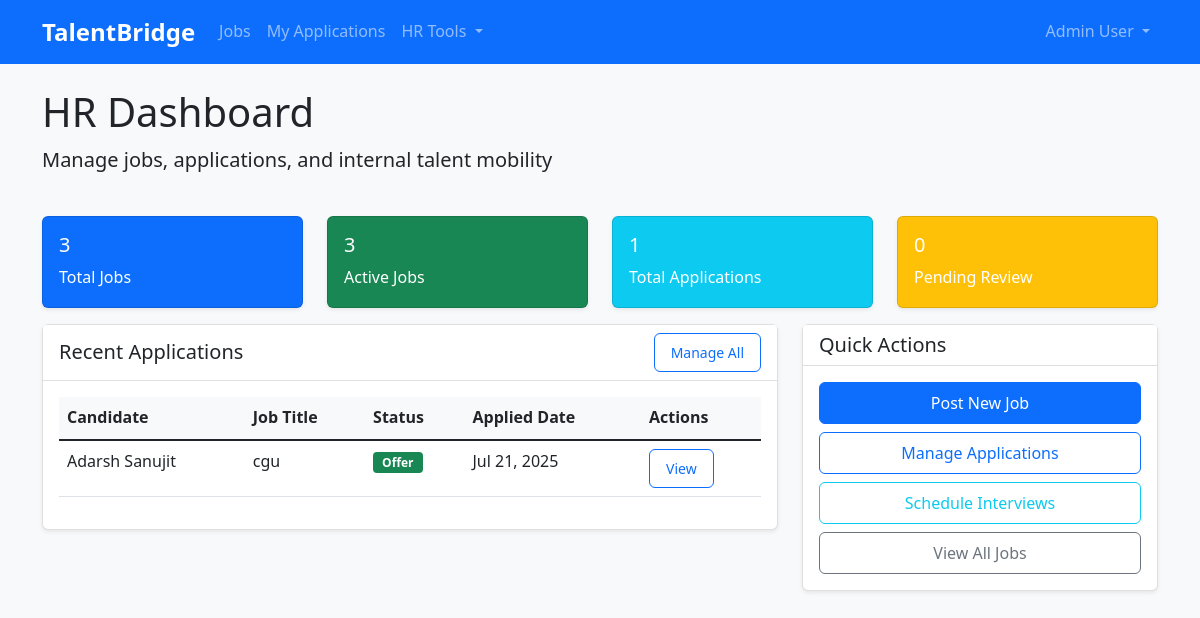
The page /jobs/hr-dashboard (signed in) on the database its author committed.
### app/models.py (models this page shows, shortened)
class User(UserMixin, db.Model):
    id = db.Column(db.Integer, primary_key=True)
    username = db.Column(db.String(80), unique=True, nullable=False)
    email = db.Column(db.String(120), unique=True, nullable=False)
    password = db.Column(db.String(120), nullable=False)
    role = db.Column(db.String(20), nullable=False, default='employee')
    first_name = db.Column(db.String(50), nullable=False)
    last_name = db.Column(db.String(50), nullable=False)
    department = db.Column(db.String(100))
    location = db.Column(db.String(100))
    skills = db.Column(db.Text)
    phone = db.Column(db.String(20))
    resume_filename = db.Column(db.String(200))
    created_at = db.Column(db.DateTime, default=datetime.utcnow)
    applications = db.relationship('Application', backref='applicant', lazy=True)
    posted_jobs = db.relationship('Job', backref='posted_by_user', lazy=True)
    def get_full_name(self):
        return f"{self.first_name} {self.last_name}"

class Application(db.Model):
    id = db.Column(db.Integer, primary_key=True)
    job_id = db.Column(db.Integer, db.ForeignKey('job.id'), nullable=False)
    user_id = db.Column(db.Integer, db.ForeignKey('user.id'), nullable=False)
    cover_letter = db.Column(db.Text)
    resume_filename = db.Column(db.String(200))
    status = db.Column(db.String(20), default='submitted')
    applied_at = db.Column(db.DateTime, default=datetime.utcnow)
    updated_at = db.Column(db.DateTime, default=datetime.utcnow, onupdate=datetime.utcnow)
    hr_notes = db.Column(db.Text)
    interviews = db.relationship('Interview', backref='application', lazy=True, cascade='all, delete-orphan')

class Job(db.Model):
    id = db.Column(db.Integer, primary_key=True)
    title = db.Column(db.String(200), nullable=False)
    department = db.Column(db.String(100), nullable=False)
    location = db.Column(db.String(100), nullable=False)
    description = db.Column(db.Text, nullable=False)
    requirements = db.Column(db.Text)
    skills_required = db.Column(db.Text)
    salary_range = db.Column(db.String(100))
    job_type = db.Column(db.String(50), default='Full-time')
    status = db.Column(db.String(20), default='active')
    deadline = db.Column(db.DateTime)
    posted_by = db.Column(db.Integer, db.ForeignKey('user.id'), nullable=False)
    created_at = db.Column(db.DateTime, default=datetime.utcnow)
    updated_at = db.Column(db.DateTime, default=datetime.utcnow, onupdate=datetime.utcnow)
    applications = db.relationship('Application', backref='job', lazy=True, cascade='all, delete-orphan')

### app/routes/jobs.py (the view)
@jobs_bp.route('/hr-dashboard')
@login_required
def hr_dashboard():
    if current_user.role not in ['hr', 'manager']:
        flash('Access denied', 'danger')
        return redirect(url_for('jobs.employee_dashboard'))
    total_jobs = Job.query.count()
    active_jobs = Job.query.filter_by(status='active').count()
    total_applications = Application.query.count()
    pending_applications = Application.query.filter_by(status='submitted').count()
    recent_applications = Application.query.order_by(Application.applied_at.desc()).limit(10).all()
    stats = {
        'total_jobs': total_jobs,
        'active_jobs': active_jobs,
        'total_applications': total_applications,
        'pending_applications': pending_applications
    }
    return render_template('dashboard/hr_dashboard.html',
                         stats=stats, recent_applications=recent_applications)

### app/templates/dashboard/hr_dashboard.html (shortened to what this page needs)
{% extends "base.html" %}
{% block content %}
<div class="row">
    <div class="col-12">
        <h1>HR Dashboard</h1>
        <p class="lead">Manage jobs, applications, and internal talent mobility</p>
    </div>
</div>
<div class="row mt-4">
    <div class="col-lg-3 col-md-6 mb-3">
        <div class="card bg-primary text-white">
            <div class="card-body">
                <h5 class="card-title">{{ stats.total_jobs }}</h5>
                <p class="card-text">Total Jobs</p>
            </div>
        </div>
    </div>
    <div class="col-lg-3 col-md-6 mb-3">
        <div class="card bg-success text-white">
            <div class="card-body">
                <h5 class="card-title">{{ stats.active_jobs }}</h5>
                <p class="card-text">Active Jobs</p>
            </div>
        </div>
    </div>
    <div class="col-lg-3 col-md-6 mb-3">
        <div class="card bg-info text-white">
            <div class="card-body">
                <h5 class="card-title">{{ stats.total_applications }}</h5>
                <p class="card-text">Total Applications</p>
            </div>
        </div>
    </div>
    <div class="col-lg-3 col-md-6 mb-3">
        <div class="card bg-warning text-white">
            <div class="card-body">
                <h5 class="card-title">{{ stats.pending_applications }}</h5>
                <p class="card-text">Pending Review</p>
            </div>
        </div>
    </div>
</div>
<div class="row">
    <div class="col-lg-8">
        <div class="card">
            <div class="card-header d-flex justify-content-between align-items-center">
                <h5 class="mb-0">Recent Applications</h5>
                <a href="{{ url_for('applications.manage_applications') }}" class="btn btn-outline-primary btn-sm">Manage All</a>
            </div>
            <div class="card-body">
                {% if recent_applications %}
                <div class="table-responsive">
                    <table class="table table-hover">
                        <thead>
                            <tr>
                                <th>Candidate</th>
                                <th>Job Title</th>
                                <th>Status</th>
                                <th>Applied Date</th>
                                <th>Actions</th>
                            </tr>
                        </thead>
                        <tbody>
                            {% for application in recent_applications %}
                            <tr>
                                <td>{{ application.applicant.get_full_name() }}</td>
                                <td>{{ application.job.title }}</td>
                                <td>
                                    <span class="badge bg-{% if application.status == 'submitted' %}secondary{% elif application.status == 'interview' %}warning{% elif application.status == 'offer' %}success{% else %}danger{% endif %}">
                                        {{ application.status.title() }}
                                    </span>
                                </td>
                                <td>{{ application.applied_at.strftime('%b %d, %Y') }}</td>
                                <td>
                                    <a href="{{ url_for('applications.application_detail', application_id=application.id) }}" class="btn btn-outline-primary btn-sm">View</a>
                                </td>
                            </tr>
                            {% endfor %}
                        </tbody>
                    </table>
                </div>
                {% else %}
                <p class="text-muted">No recent applications.</p>
                {% endif %}
            </div>
        </div>
    </div>
    <div class="col-lg-4">
        <div class="card">
            <div class="card-header">
                <h5 class="mb-0">Quick Actions</h5>
            </div>
            <div class="card-body">
                <div class="d-grid gap-2">
                    <a href="{{ url_for('jobs.post_job') }}" class="btn btn-primary">Post New Job</a>
                    <a href="{{ url_for('applications.manage_applications') }}" class="btn btn-outline-primary">Manage Applications</a>
                    <a href="{{ url_for('interviews.interview_list') }}" class="btn btn-outline-info">Schedule Interviews</a>
                    <a href="{{ url_for('jobs.job_list') }}" class="btn btn-outline-secondary">View All Jobs</a>
                </div>
            </div>
        </div>
    </div>
</div>
{% endblock %}

### app/templates/base.html (shortened to what this page needs)
<!DOCTYPE html>
<html lang="en">
<head>
    <link href="https://cdn.jsdelivr.net/npm/bootstrap@5.1.3/dist/css/bootstrap.min.css" rel="stylesheet">
    <link href="{{ url_for('static', filename='css/style.css') }}" rel="stylesheet">
</head>
<body>
    <nav class="navbar navbar-expand-lg navbar-dark bg-primary">
        <div class="container">
            <a class="navbar-brand" href="{{ url_for('index') }}">TalentBridge</a>
            {% if current_user.is_authenticated %}
            <div class="collapse navbar-collapse" id="navbarNav">
                <ul class="navbar-nav me-auto">
                    <li class="nav-item">
                        <a class="nav-link" href="{{ url_for('jobs.job_list') }}">Jobs</a>
                    </li>
                    <li class="nav-item">
                        <a class="nav-link" href="{{ url_for('applications.my_applications') }}">My Applications</a>
                    </li>
                    {% if current_user.role in ['hr', 'manager'] %}
                    <li class="nav-item dropdown">
                        <a class="nav-link dropdown-toggle" href="#" role="button" data-bs-toggle="dropdown">
                            HR Tools
                        </a>
                    </li>
                    {% endif %}
                </ul>
                <ul class="navbar-nav">
                    <li class="nav-item dropdown">
                        <a class="nav-link dropdown-toggle" href="#" role="button" data-bs-toggle="dropdown">
                            {{ current_user.get_full_name() }}
                        </a>
                    </li>
                </ul>
            </div>
            {% endif %}
        </div>
    </nav>
    <main class="container mt-4">
        {% block content %}{% endblock %}
    </main>
</body>
</html>

### app/static/css/style.css (style rules this page uses)
:root { --primary-color: #0d6efd; --secondary-color: #6c757d; --success-color: #198754; --info-color: #0dcaf0; --warning-color: #ffc107; --danger-color: #dc3545; --light-color: #f8f9fa; --dark-color: #212529; }
body { font-family: 'Segoe UI', Tahoma, Geneva, Verdana, sans-serif; background-color: #f8f9fa; line-height: 1.6; }
.navbar-brand { font-weight: bold; font-size: 1.5rem; }
.card { box-shadow: 0 0.125rem 0.25rem rgba(0, 0, 0, 0.075); border: 1px solid rgba(0, 0, 0, 0.125); border-radius: 0.375rem; }
.card-header { background-color: #fff; border-bottom: 1px solid rgba(0, 0, 0, 0.125); font-weight: 500; }
.badge { font-size: 0.75em; padding: 0.375em 0.75em; }
.btn { font-weight: 500; border-radius: 0.375rem; padding: 0.5rem 1rem; transition: all 0.2s ease-in-out; }
.table th { font-weight: 600; border-top: none; background-color: #f8f9fa; }

### rows shown on the page
User: get_full_name "Admin User"
Application: applicant.get_full_name "Adarsh Sanujit", job "cgu", status "Offer", applied_at "Jul 21, 2025"

### other values the page prints
{{ stats.total_jobs }} "3"
{{ stats.active_jobs }} "3"
{{ stats.total_applications }} "1"
{{ stats.pending_applications }} "0"
